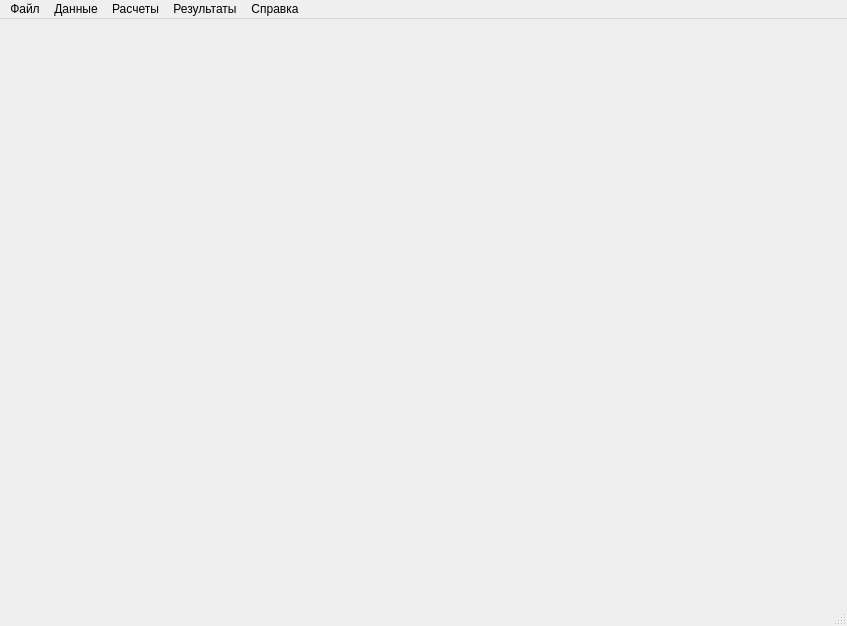
<?xml version="1.0" encoding="UTF-8"?>
<ui version="4.0">
 <class>MainWindow</class>
 <widget class="QMainWindow" name="MainWindow">
  <property name="geometry">
   <rect>
    <x>0</x>
    <y>0</y>
    <width>847</width>
    <height>626</height>
   </rect>
  </property>
  <property name="windowTitle">
   <string>CAD-A_Qt</string>
  </property>
  <widget class="QWidget" name="centralwidget"/>
  <widget class="QMenuBar" name="menubar">
   <property name="geometry">
    <rect>
     <x>0</x>
     <y>0</y>
     <width>847</width>
     <height>19</height>
    </rect>
   </property>
   <widget class="QMenu" name="menu">
    <property name="title">
     <string>Файл</string>
    </property>
    <addaction name="exit_action"/>
   </widget>
   <widget class="QMenu" name="menu_2">
    <property name="title">
     <string>Данные</string>
    </property>
    <addaction name="action_3"/>
    <addaction name="separator"/>
    <addaction name="antenna_array"/>
    <addaction name="action_2"/>
    <addaction name="separator"/>
    <addaction name="action"/>
    <addaction name="separator"/>
   </widget>
   <widget class="QMenu" name="menu_3">
    <property name="title">
     <string>Расчеты</string>
    </property>
    <widget class="QMenu" name="menu_8">
     <property name="title">
      <string>Характеристики направленности</string>
     </property>
     <widget class="QMenu" name="menu_9">
      <property name="title">
       <string>Излучающая антенная решетка</string>
      </property>
      <addaction name="action_13"/>
      <addaction name="action_14"/>
     </widget>
     <addaction name="action_11"/>
     <addaction name="menu_9"/>
    </widget>
    <addaction name="separator"/>
    <addaction name="menu_8"/>
    <addaction name="corrective_action"/>
   </widget>
   <widget class="QMenu" name="menu_4">
    <property name="title">
     <string>Результаты</string>
    </property>
    <addaction name="separator"/>
    <addaction name="separator"/>
    <addaction name="charts_action"/>
   </widget>
   <widget class="QMenu" name="menu_5">
    <property name="title">
     <string>Справка</string>
    </property>
   </widget>
   <addaction name="menu"/>
   <addaction name="menu_2"/>
   <addaction name="menu_3"/>
   <addaction name="menu_4"/>
   <addaction name="menu_5"/>
  </widget>
  <widget class="QStatusBar" name="statusbar"/>
  <action name="action">
   <property name="text">
    <string>Расстановка элементов</string>
   </property>
  </action>
  <action name="antenna_array">
   <property name="text">
    <string>Параметры антенной решетки</string>
   </property>
  </action>
  <action name="exit_action">
   <property name="text">
    <string>Выход</string>
   </property>
  </action>
  <action name="action_4">
   <property name="text">
    <string>Приемная антенная решетка</string>
   </property>
  </action>
  <action name="action_6">
   <property name="text">
    <string>Вертикальные сечения</string>
   </property>
  </action>
  <action name="action_7">
   <property name="text">
    <string>Азимутальные сечения</string>
   </property>
  </action>
  <action name="action_11">
   <property name="text">
    <string>Приемная антенная решетка</string>
   </property>
  </action>
  <action name="action_13">
   <property name="text">
    <string>Вертикальные сечения</string>
   </property>
  </action>
  <action name="action_14">
   <property name="text">
    <string>Азимутальные сечения</string>
   </property>
  </action>
  <action name="action_2">
   <property name="text">
    <string>Рабочие параметры системы</string>
   </property>
  </action>
  <action name="action_3">
   <property name="text">
    <string>Тип антенны</string>
   </property>
  </action>
  <action name="charts_action">
   <property name="text">
    <string>Графики</string>
   </property>
  </action>
  <action name="corrective_action">
   <property name="text">
    <string>Подбор корректирующих элементов</string>
   </property>
  </action>
 </widget>
 <resources/>
 <connections/>
</ui>
